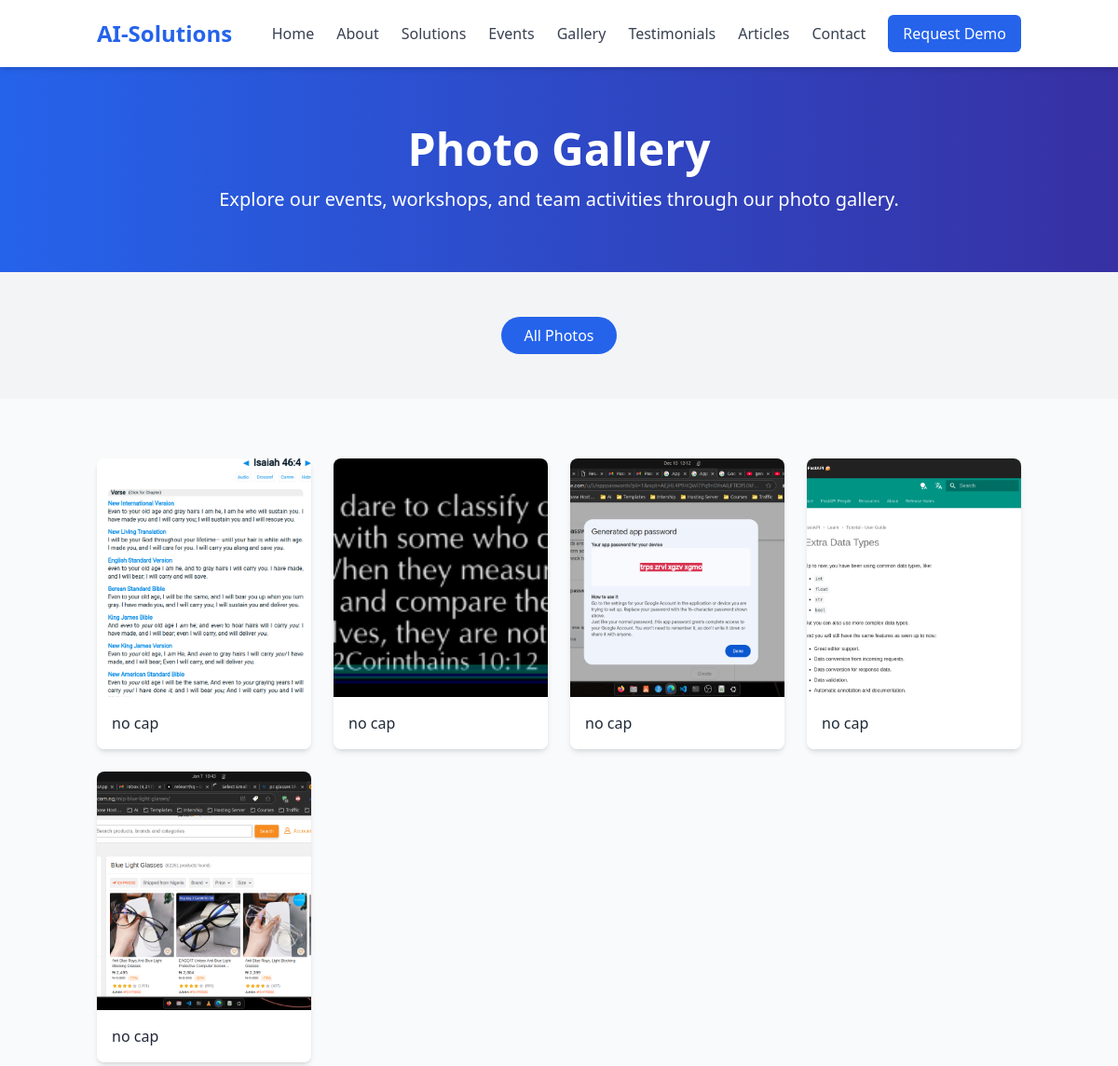
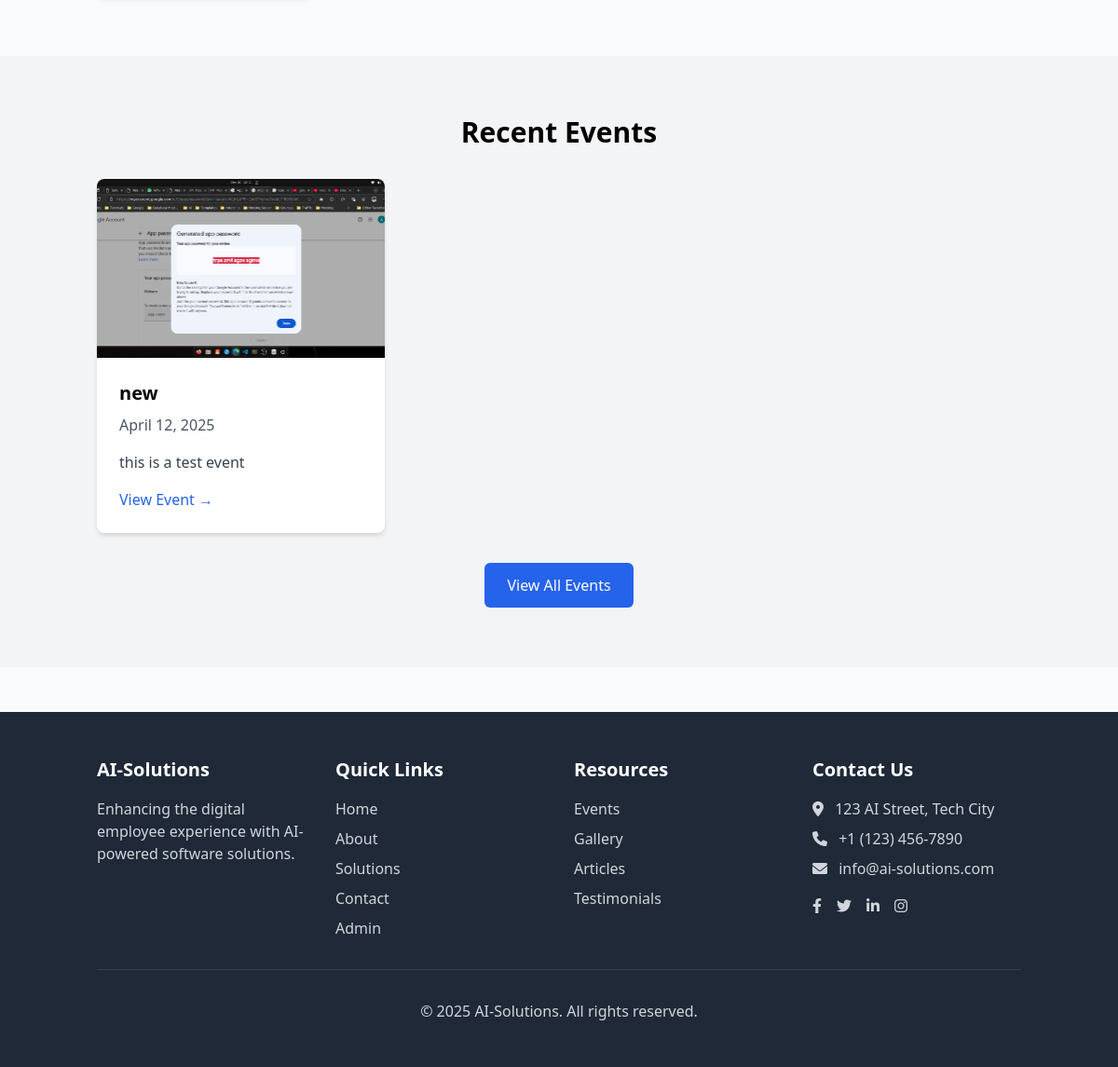
Page /gallery/ on the committed database (2 pictures, top to bottom).
### core/models.py (models this page shows, shortened)
class GalleryImage(models.Model):
    gallery = models.ForeignKey(Gallery, related_name='images', on_delete=models.CASCADE)
    image = models.ImageField(upload_to='gallery/')
    caption = models.CharField(max_length=200, blank=True, null=True)

class Event(models.Model):
    title = models.CharField(max_length=200)
    slug = models.SlugField(max_length=200, unique=True, blank=True)
    description = models.TextField()
    date = models.DateTimeField()
    location = models.CharField(max_length=200)
    image = models.ImageField(upload_to='events/', blank=True, null=True)
    price = models.CharField(max_length=100, blank=True, null=True)
    capacity = models.IntegerField(default=100)
    agenda = models.TextField(blank=True, null=True)
    what_you_will_learn = models.TextField(blank=True, null=True)
    speakers = models.ManyToManyField('Speaker', related_name='events', blank=True)

### core/views.py (the view)
# urls.py: path('gallery/', gallery, name='gallery'),
def gallery(request):
    galleries = Gallery.objects.all().order_by('-created_at')
    images = GalleryImage.objects.all().order_by('-gallery__created_at')
    recent_events = Event.objects.filter(date__lt=timezone.now()).order_by('-date')[:3]
    context = {
        'galleries': galleries,
        'images': images,
        'recent_events': recent_events,
    }
    return render(request, 'core/gallery.html', context)

### templates/core/gallery.html (shortened to what this page needs)
{% extends 'base.html' %}
{% block content %}
<section class="bg-gradient-to-r from-blue-600 to-indigo-800 text-white py-16">
    <div class="container mx-auto px-4 text-center">
        <h1 class="text-4xl md:text-5xl font-bold mb-4">Photo Gallery</h1>
        <p class="text-xl max-w-3xl mx-auto">Explore our events, workshops, and team activities through our photo gallery.</p>
    </div>
</section>
<section class="py-12 bg-gray-100">
    <div class="container mx-auto px-4">
        <div class="flex flex-wrap justify-center gap-4">
            <a href="{% url 'gallery' %}" class="{% if not category %}bg-blue-600 text-white{% else %}bg-white text-gray-700{% endif %} px-6 py-2 rounded-full font-medium hover:shadow-md transition">
                All Photos
            </a>
        </div>
    </div>
</section>
<section class="py-16">
    <div class="container mx-auto px-4">
        <div class="grid grid-cols-1 sm:grid-cols-2 md:grid-cols-3 lg:grid-cols-4 gap-6">
            {% for image in images %}
            <div class="gallery-item overflow-hidden rounded-lg shadow-md hover:shadow-xl transition">
                <a href="{{ image.image.url }}" class="gallery-link" data-caption="{{ image.caption }}">
                    <img src="{{ image.image.url }}" alt="{{ image.caption|default:'Gallery Image' }}" class="w-full h-64 object-cover transform hover:scale-105 transition duration-300">
                    {% if image.caption %}
                    <div class="p-4 bg-white">
                        <p class="text-gray-800">{{ image.caption }}</p>
                    </div>
                    {% endif %}
                </a>
            </div>
            {% endfor %}
        </div>
    </div>
</section>
<section class="py-16 bg-gray-100">
    <div class="container mx-auto px-4">
        <h2 class="text-3xl font-bold mb-8 text-center">Recent Events</h2>
        <div class="grid grid-cols-1 md:grid-cols-3 gap-8">
            {% for event in recent_events %}
            <div class="bg-white rounded-lg shadow-md overflow-hidden">
                {% if event.image %}
                <img src="{{ event.image.url }}" alt="{{ event.title }}" class="w-full h-48 object-cover">
                {% else %}
                <div class="w-full h-48 bg-gray-200 flex items-center justify-center">
                    <i class="fas fa-calendar-alt text-4xl text-gray-400"></i>
                </div>
                {% endif %}
                <div class="p-6">
                    <h3 class="text-xl font-bold mb-2">{{ event.title }}</h3>
                    <p class="text-gray-600 mb-4">{{ event.date|date:"F d, Y" }}</p>
                    <p class="text-gray-700 mb-4">{{ event.description|truncatewords:20 }}</p>
                    <a href="{% url 'event_detail' event.pk %}" class="text-blue-600 hover:text-blue-800 font-medium">View Event →</a>
                </div>
            </div>
            {% empty %}
            <div class="col-span-3 text-center py-8">
                <p class="text-gray-600">No recent events to display.</p>
            </div>
            {% endfor %}
        </div>
        <div class="text-center mt-8">
            <a href="{% url 'events' %}" class="inline-block bg-blue-600 hover:bg-blue-700 text-white px-6 py-3 rounded-md font-medium transition">View All Events</a>
        </div>
    </div>
</section>
{% endblock %}
{% block extra_css %}
<link rel="stylesheet" href="https://cdn.jsdelivr.net/npm/lightgallery.js@1.4.0/dist/css/lightgallery.min.css">
{% endblock %}

### templates/base.html (shortened to what this page needs)
<!DOCTYPE html>
<html lang="en">
<head>
    <script src="https://cdn.tailwindcss.com"></script>
    <link rel="stylesheet" href="https://cdnjs.cloudflare.com/ajax/libs/font-awesome/6.0.0/css/all.min.css">
    {% block extra_css %}{% endblock %}
</head>
<body class="bg-gray-50 min-h-screen flex flex-col">
    <header class="bg-white shadow-md relative">
        <nav class="container mx-auto px-4 py-4 flex justify-between items-center">
            <a href="{% url 'home' %}" class="text-2xl font-bold text-blue-600">AI-Solutions</a>
            <div class="hidden md:flex space-x-6 items-center">
                <a href="{% url 'home' %}" class="text-gray-700 hover:text-blue-600 transition">Home</a>
                <a href="{% url 'about' %}" class="text-gray-700 hover:text-blue-600 transition">About</a>
                <a href="{% url 'solutions' %}" class="text-gray-700 hover:text-blue-600 transition">Solutions</a>
                <a href="{% url 'events' %}" class="text-gray-700 hover:text-blue-600 transition">Events</a>
                <a href="{% url 'gallery' %}" class="text-gray-700 hover:text-blue-600 transition">Gallery</a>
                <a href="{% url 'testimonials' %}" class="text-gray-700 hover:text-blue-600 transition">Testimonials</a>
                <a href="{% url 'articles' %}" class="text-gray-700 hover:text-blue-600 transition">Articles</a>
                <a href="{% url 'contact' %}" class="text-gray-700 hover:text-blue-600 transition">Contact</a>
                <a href="{% url 'request_demo' %}" class="bg-blue-600 hover:bg-blue-700 text-white px-4 py-2 rounded-md transition">Request Demo</a>
            </div>
        </nav>
    </header>
    <main class="flex-grow">
        {% block content %}{% endblock %}
    </main>
    <footer class="bg-gray-800 text-white mt-12">
        <div class="container mx-auto px-4 py-12">
            <div class="grid grid-cols-1 md:grid-cols-4 gap-8">
                <div>
                    <h3 class="text-xl font-bold mb-4">AI-Solutions</h3>
                    <p class="text-gray-300">Enhancing the digital employee experience with AI-powered software solutions.</p>
                </div>
                <div>
                    <h3 class="text-xl font-bold mb-4">Quick Links</h3>
                    <ul class="space-y-2">
                        <li><a href="{% url 'home' %}" class="text-gray-300 hover:text-white transition">Home</a></li>
                        <li><a href="{% url 'about' %}" class="text-gray-300 hover:text-white transition">About</a></li>
                        <li><a href="{% url 'solutions' %}" class="text-gray-300 hover:text-white transition">Solutions</a></li>
                        <li><a href="{% url 'contact' %}" class="text-gray-300 hover:text-white transition">Contact</a></li>
                        <li><a href="/admin/" class="text-gray-300 hover:text-white transition">Admin</a></li>
                    </ul>
                </div>
                <div>
                    <h3 class="text-xl font-bold mb-4">Resources</h3>
                    <ul class="space-y-2">
                        <li><a href="{% url 'events' %}" class="text-gray-300 hover:text-white transition">Events</a></li>
                        <li><a href="{% url 'gallery' %}" class="text-gray-300 hover:text-white transition">Gallery</a></li>
                        <li><a href="{% url 'articles' %}" class="text-gray-300 hover:text-white transition">Articles</a></li>
                        <li><a href="{% url 'testimonials' %}" class="text-gray-300 hover:text-white transition">Testimonials</a></li>
                    </ul>
                </div>
                <div>
                    <h3 class="text-xl font-bold mb-4">Contact Us</h3>
                    <ul class="space-y-2 text-gray-300">
                        <li><i class="fas fa-map-marker-alt mr-2"></i> 123 AI Street, Tech City</li>
                        <li><i class="fas fa-phone mr-2"></i> +1 (123) 456-7890</li>
                        <li><i class="fas fa-envelope mr-2"></i> info@ai-solutions.com</li>
                    </ul>
                    <div class="mt-4 flex space-x-4">
                        <a href="#" class="text-gray-300 hover:text-white transition"><i class="fab fa-facebook-f"></i></a>
                        <a href="#" class="text-gray-300 hover:text-white transition"><i class="fab fa-twitter"></i></a>
                        <a href="#" class="text-gray-300 hover:text-white transition"><i class="fab fa-linkedin-in"></i></a>
                        <a href="#" class="text-gray-300 hover:text-white transition"><i class="fab fa-instagram"></i></a>
                    </div>
                </div>
            </div>
            <div class="border-t border-gray-700 mt-8 pt-8 text-center text-gray-300">
                <p>© {% now "Y" %} AI-Solutions. All rights reserved.</p>
            </div>
        </div>
    </footer>
</body>
</html>

### rows in the picture
GalleryImage: image (picture), caption "no cap"
GalleryImage: image (picture), caption "no cap"
GalleryImage: image (picture), caption "no cap"
GalleryImage: image (picture), caption "no cap"
GalleryImage: image (picture), caption "no cap"
Event: image (picture), title "new", date "April 12, 2025", description "this is a test event"
